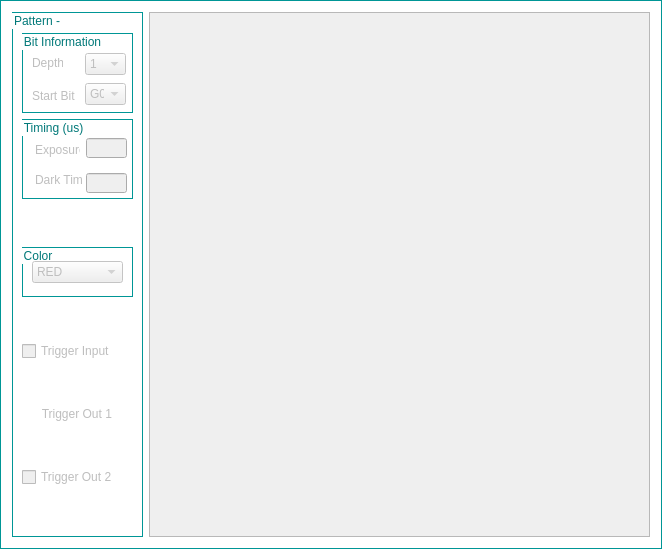
                              <widget class="QGroupBox" name="groupBox_PatternImage">
                               <property name="minimumSize">
                                <size>
                                 <width>661</width>
                                 <height>451</height>
                                </size>
                               </property>
                               <property name="styleSheet">
                                <string notr="true">QGroupBox{ border: 1px solid ;
background-color: transparent;
border-color: rgb(0,150,150);
color:rgb(0,120,120);
;}</string>
                               </property>
                               <property name="title">
                                <string/>
                               </property>
                               <layout class="QHBoxLayout" name="horizontalLayout_46">
                                <item>
                                 <widget class="QGroupBox" name="ptnSetting_groupBox">
                                  <property name="enabled">
                                   <bool>false</bool>
                                  </property>
                                  <property name="sizePolicy">
                                   <sizepolicy hsizetype="Fixed" vsizetype="Preferred">
                                    <horstretch>0</horstretch>
                                    <verstretch>0</verstretch>
                                   </sizepolicy>
                                  </property>
                                  <property name="minimumSize">
                                   <size>
                                    <width>131</width>
                                    <height>431</height>
                                   </size>
                                  </property>
                                  <property name="maximumSize">
                                   <size>
                                    <width>131</width>
                                    <height>16777215</height>
                                   </size>
                                  </property>
                                  <property name="styleSheet">
                                   <string notr="true">QGroupBox{ border: 1px solid ;
background-color: transparent;
border-color: rgb(0,150,150);
color:rgb(0,120,120);
;}</string>
                                  </property>
                                  <property name="title">
                                   <string>Pattern -</string>
                                  </property>
                                  <layout class="QVBoxLayout" name="verticalLayout_38">
                                   <property name="topMargin">
                                    <number>20</number>
                                   </property>
                                   <item>
                                    <widget class="QGroupBox" name="groupBox_BitInfo">
                                     <property name="sizePolicy">
                                      <sizepolicy hsizetype="Preferred" vsizetype="Fixed">
                                       <horstretch>0</horstretch>
                                       <verstretch>0</verstretch>
                                      </sizepolicy>
                                     </property>
                                     <property name="minimumSize">
                                      <size>
                                       <width>0</width>
                                       <height>80</height>
                                      </size>
                                     </property>
                                     <property name="title">
                                      <string>Bit Information</string>
                                     </property>
                                     <widget class="QComboBox" name="bitDepth_ComboBox">
                                      <property name="geometry">
                                       <rect>
                                        <x>63</x>
                                        <y>20</y>
                                        <width>41</width>
                                        <height>22</height>
                                       </rect>
                                      </property>
                                      <property name="currentText">
                                       <string>1</string>
                                      </property>
                                      <item>
                                       <property name="text">
                                        <string>1</string>
                                       </property>
                                      </item>
                                      <item>
                                       <property name="text">
                                        <string>2</string>
                                       </property>
                                      </item>
                                      <item>
                                       <property name="text">
                                        <string>3</string>
                                       </property>
                                      </item>
                                      <item>
                                       <property name="text">
                                        <string>4</string>
                                       </property>
                                      </item>
                                      <item>
                                       <property name="text">
                                        <string>5</string>
                                       </property>
                                      </item>
                                      <item>
                                       <property name="text">
                                        <string>6</string>
                                       </property>
                                      </item>
                                      <item>
                                       <property name="text">
                                        <string>7</string>
                                       </property>
                                      </item>
                                      <item>
                                       <property name="text">
                                        <string>8</string>
                                       </property>
                                      </item>
                                     </widget>
                                     <widget class="QLabel" name="label_Depth">
                                      <property name="geometry">
                                       <rect>
                                        <x>10</x>
                                        <y>22</y>
                                        <width>31</width>
                                        <height>16</height>
                                       </rect>
                                      </property>
                                      <property name="styleSheet">
                                       <string notr="true">QLabel{border:0px}</string>
                                      </property>
                                      <property name="text">
                                       <string>Depth</string>
                                      </property>
                                     </widget>
                                     <widget class="QLabel" name="startPos_label">
                                      <property name="geometry">
                                       <rect>
                                        <x>10</x>
                                        <y>52</y>
                                        <width>51</width>
                                        <height>21</height>
                                       </rect>
                                      </property>
                                      <property name="styleSheet">
                                       <string notr="true">QLabel{border:0px}</string>
                                      </property>
                                      <property name="text">
                                       <string>Start Bit</string>
                                      </property>
                                      <property name="wordWrap">
                                       <bool>true</bool>
                                      </property>
                                     </widget>
                                     <widget class="QComboBox" name="startPos_ComboBox">
                                      <property name="geometry">
                                       <rect>
                                        <x>63</x>
                                        <y>50</y>
                                        <width>41</width>
                                        <height>22</height>
                                       </rect>
                                      </property>
                                      <item>
                                       <property name="text">
                                        <string>G0</string>
                                       </property>
                                      </item>
                                      <item>
                                       <property name="text">
                                        <string>G1</string>
                                       </property>
                                      </item>
                                      <item>
                                       <property name="text">
                                        <string>G2</string>
                                       </property>
                                      </item>
                                      <item>
                                       <property name="text">
                                        <string>G3</string>
                                       </property>
                                      </item>
                                      <item>
                                       <property name="text">
                                        <string>G4</string>
                                       </property>
                                      </item>
                                      <item>
                                       <property name="text">
                                        <string>G5</string>
                                       </property>
                                      </item>
                                      <item>
                                       <property name="text">
                                        <string>G6</string>
                                       </property>
                                      </item>
                                      <item>
                                       <property name="text">
                                        <string>G7</string>
                                       </property>
                                      </item>
                                      <item>
                                       <property name="text">
                                        <string>R0</string>
                                       </property>
                                      </item>
                                      <item>
                                       <property name="text">
                                        <string>R1</string>
                                       </property>
                                      </item>
                                      <item>
                                       <property name="text">
                                        <string>R2</string>
                                       </property>
                                      </item>
                                      <item>
                                       <property name="text">
                                        <string>R3</string>
                                       </property>
                                      </item>
                                      <item>
                                       <property name="text">
                                        <string>R4</string>
                                       </property>
                                      </item>
                                      <item>
                                       <property name="text">
                                        <string>R5</string>
                                       </property>
                                      </item>
                                      <item>
                                       <property name="text">
                                        <string>R6</string>
                                       </property>
                                      </item>
                                      <item>
                                       <property name="text">
                                        <string>R7</string>
                                       </property>
                                      </item>
                                      <item>
                                       <property name="text">
                                        <string>B0</string>
                                       </property>
                                      </item>
                                      <item>
                                       <property name="text">
                                        <string>B1</string>
                                       </property>
                                      </item>
                                      <item>
                                       <property name="text">
                                        <string>B2</string>
                                       </property>
                                      </item>
                                      <item>
                                       <property name="text">
                                        <string>B3</string>
                                       </property>
                                      </item>
                                      <item>
                                       <property name="text">
                                        <string>B4</string>
                                       </property>
                                      </item>
                                      <item>
                                       <property name="text">
                                        <string>B5</string>
                                       </property>
                                      </item>
                                      <item>
                                       <property name="text">
                                        <string>B6</string>
                                       </property>
                                      </item>
                                      <item>
                                       <property name="text">
                                        <string>B7</string>
                                       </property>
                                      </item>
                                     </widget>
                                    </widget>
                                   </item>
                                   <item>
                                    <widget class="QGroupBox" name="groupBox_Timing">
                                     <property name="sizePolicy">
                                      <sizepolicy hsizetype="Preferred" vsizetype="Fixed">
                                       <horstretch>0</horstretch>
                                       <verstretch>0</verstretch>
                                      </sizepolicy>
                                     </property>
                                     <property name="minimumSize">
                                      <size>
                                       <width>0</width>
                                       <height>80</height>
                                      </size>
                                     </property>
                                     <property name="title">
                                      <string>Timing (us)</string>
                                     </property>
                                     <widget class="QLineEdit" name="exposure_lineEdit">
                                      <property name="geometry">
                                       <rect>
                                        <x>64</x>
                                        <y>19</y>
                                        <width>41</width>
                                        <height>20</height>
                                       </rect>
                                      </property>
                                      <property name="text">
                                       <string/>
                                      </property>
                                     </widget>
                                     <widget class="QLabel" name="label_Exposure">
                                      <property name="geometry">
                                       <rect>
                                        <x>13</x>
                                        <y>20</y>
                                        <width>45</width>
                                        <height>21</height>
                                       </rect>
                                      </property>
                                      <property name="styleSheet">
                                       <string notr="true">QLabel{border:0px}</string>
                                      </property>
                                      <property name="text">
                                       <string>Exposure</string>
                                      </property>
                                      <property name="wordWrap">
                                       <bool>true</bool>
                                      </property>
                                     </widget>
                                     <widget class="QLabel" name="label_DarkTime">
                                      <property name="geometry">
                                       <rect>
                                        <x>13</x>
                                        <y>50</y>
                                        <width>47</width>
                                        <height>21</height>
                                       </rect>
                                      </property>
                                      <property name="styleSheet">
                                       <string notr="true">QLabel{border:0px}</string>
                                      </property>
                                      <property name="text">
                                       <string>Dark Time</string>
                                      </property>
                                     </widget>
                                     <widget class="QLineEdit" name="darkPeriod_lineEdit">
                                      <property name="geometry">
                                       <rect>
                                        <x>64</x>
                                        <y>54</y>
                                        <width>41</width>
                                        <height>20</height>
                                       </rect>
                                      </property>
                                     </widget>
                                    </widget>
                                   </item>
                                   <item>
                                    <spacer name="verticalSpacer_32">
                                     <property name="orientation">
                                      <enum>Qt::Vertical</enum>
                                     </property>
                                     <property name="sizeHint" stdset="0">
                                      <size>
                                       <width>20</width>
                                       <height>40</height>
                                      </size>
                                     </property>
                                    </spacer>
                                   </item>
                                   <item>
                                    <widget class="QGroupBox" name="groupBox_Color">
                                     <property name="sizePolicy">
                                      <sizepolicy hsizetype="Preferred" vsizetype="Fixed">
                                       <horstretch>0</horstretch>
                                       <verstretch>0</verstretch>
                                      </sizepolicy>
                                     </property>
                                     <property name="minimumSize">
                                      <size>
                                       <width>100</width>
                                       <height>50</height>
                                      </size>
                                     </property>
                                     <property name="maximumSize">
                                      <size>
                                       <width>16777215</width>
                                       <height>45</height>
                                      </size>
                                     </property>
                                     <property name="title">
                                      <string>Color</string>
                                     </property>
                                     <layout class="QVBoxLayout" name="verticalLayout_4">
                                      <item>
                                       <widget class="QComboBox" name="color_ComboBox">
                                        <item>
                                         <property name="text">
                                          <string>RED</string>
                                         </property>
                                        </item>
                                        <item>
                                         <property name="text">
                                          <string>GREEN</string>
                                         </property>
                                        </item>
                                        <item>
                                         <property name="text">
                                          <string>YELLOW</string>
                                         </property>
                                        </item>
                                        <item>
                                         <property name="text">
                                          <string>BLUE</string>
                                         </property>
                                        </item>
                                        <item>
                                         <property name="text">
                                          <string>MAGENTA</string>
                                         </property>
                                        </item>
                                        <item>
                                         <property name="text">
                                          <string>CYAN</string>
                                         </property>
                                        </item>
                                        <item>
                                         <property name="text">
                                          <string>WHITE</string>
                                         </property>
                                        </item>
                                       </widget>
                                      </item>
                                     </layout>
                                    </widget>
                                   </item>
                                   <item>
                                    <spacer name="verticalSpacer_33">
                                     <property name="orientation">
                                      <enum>Qt::Vertical</enum>
                                     </property>
                                     <property name="sizeHint" stdset="0">
                                      <size>
                                       <width>20</width>
                                       <height>40</height>
                                      </size>
                                     </property>
                                    </spacer>
                                   </item>
                                   <item>
                                    <widget class="QCheckBox" name="triggerIn_checkBox">
                                     <property name="text">
                                      <string>Trigger Input</string>
                                     </property>
                                    </widget>
                                   </item>
                                   <item>
                                    <spacer name="verticalSpacer_34">
                                     <property name="orientation">
                                      <enum>Qt::Vertical</enum>
                                     </property>
                                     <property name="sizeHint" stdset="0">
                                      <size>
                                       <width>20</width>
                                       <height>40</height>
                                      </size>
                                     </property>
                                    </spacer>
                                   </item>
                                   <item>
                                    <widget class="QLabel" name="label_TrigOut1">
                                     <property name="styleSheet">
                                      <string notr="true">QLabel{border:0px}</string>
                                     </property>
                                     <property name="lineWidth">
                                      <number>1</number>
                                     </property>
                                     <property name="text">
                                      <string>      Trigger Out 1</string>
                                     </property>
                                    </widget>
                                   </item>
                                   <item>
                                    <spacer name="verticalSpacer_35">
                                     <property name="orientation">
                                      <enum>Qt::Vertical</enum>
                                     </property>
                                     <property name="sizeHint" stdset="0">
                                      <size>
                                       <width>20</width>
                                       <height>40</height>
                                      </size>
                                     </property>
                                    </spacer>
                                   </item>
                                   <item>
                                    <widget class="QCheckBox" name="triggerOut2_checkBox">
                                     <property name="text">
                                      <string>Trigger Out 2</string>
                                     </property>
                                    </widget>
                                   </item>
                                   <item>
                                    <spacer name="verticalSpacer_36">
                                     <property name="orientation">
                                      <enum>Qt::Vertical</enum>
                                     </property>
                                     <property name="sizeHint" stdset="0">
                                      <size>
                                       <width>20</width>
                                       <height>40</height>
                                      </size>
                                     </property>
                                    </spacer>
                                   </item>
                                  </layout>
                                 </widget>
                                </item>
                                <item>
                                 <widget class="QScrollArea" name="waveFormArea">
                                  <property name="minimumSize">
                                   <size>
                                    <width>501</width>
                                    <height>431</height>
                                   </size>
                                  </property>
                                  <property name="styleSheet">
                                   <string notr="true">QGroupBox{ border: 1px solid ;
background-color: transparent;
border-color: rgb(0,150,150);
color:rgb(0,120,120);
;}</string>
                                  </property>
                                  <property name="verticalScrollBarPolicy">
                                   <enum>Qt::ScrollBarAlwaysOff</enum>
                                  </property>
                                  <property name="widgetResizable">
                                   <bool>true</bool>
                                  </property>
                                  <widget class="QWidget" name="scrollAreaWidgetContents_4">
                                   <property name="geometry">
                                    <rect>
                                     <x>0</x>
                                     <y>0</y>
                                     <width>659</width>
                                     <height>471</height>
                                    </rect>
                                   </property>
                                  </widget>
                                 </widget>
                                </item>
                               </layout>
                              </widget>
